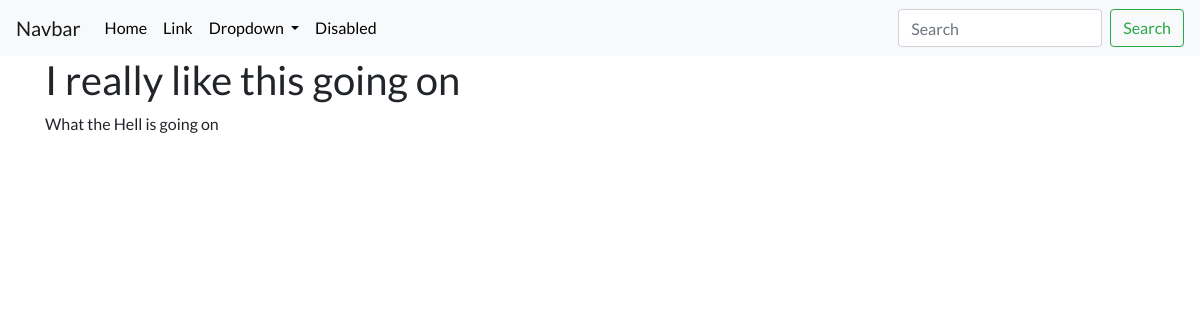
Page /blog/2/ on the earlier database version.
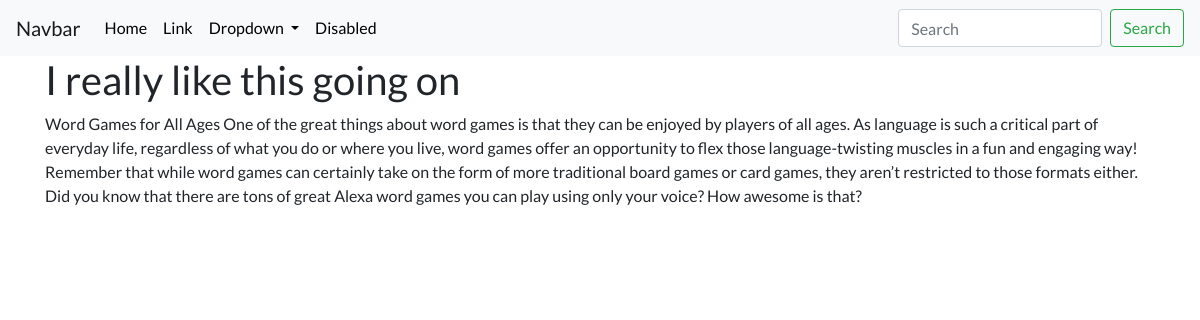
Same page on the later database version.
### blog/models.py (models this page shows, shortened)
class Blog(models.Model):
    title = models.CharField(max_length=120)
    description = models.TextField()
    dateStamp =  models.DateTimeField(default=now)

### blog/views.py (the view)
# urls.py: path('<int:blog_id>/', views.detail, name='detail'),
def detail(request, blog_id):
    blog = get_object_or_404(Blog, pk=blog_id)
    return render(request, 'blog/detail.html', {'blog':blog})

### blog/templates/blog/detail.html
{% extends 'portfolio/base.html'%}
{% block content %}
  <h1>{{ blog.title }}</h1>
  <p>{{ blog.description|safe }}</p>
{% endblock %}

Differences in the rows shown:
changed Blog "I really like this going on": description "What the Hell is going on" → "Word Games for All Ages One of the great things about word games is that they can be enjoyed by players of all ages. As language is such a critical part of everyday life, regardless of what you do or where you live, word games offer an opportunity to flex those language-twisting muscles in a fun and engaging way! Remember that while word games can certainly take on the form of more traditional board games or card games, they aren’t restricted to those formats either. Did you know that there are tons of great Alexa word games you can play using only your voice? How awesome is that?"
